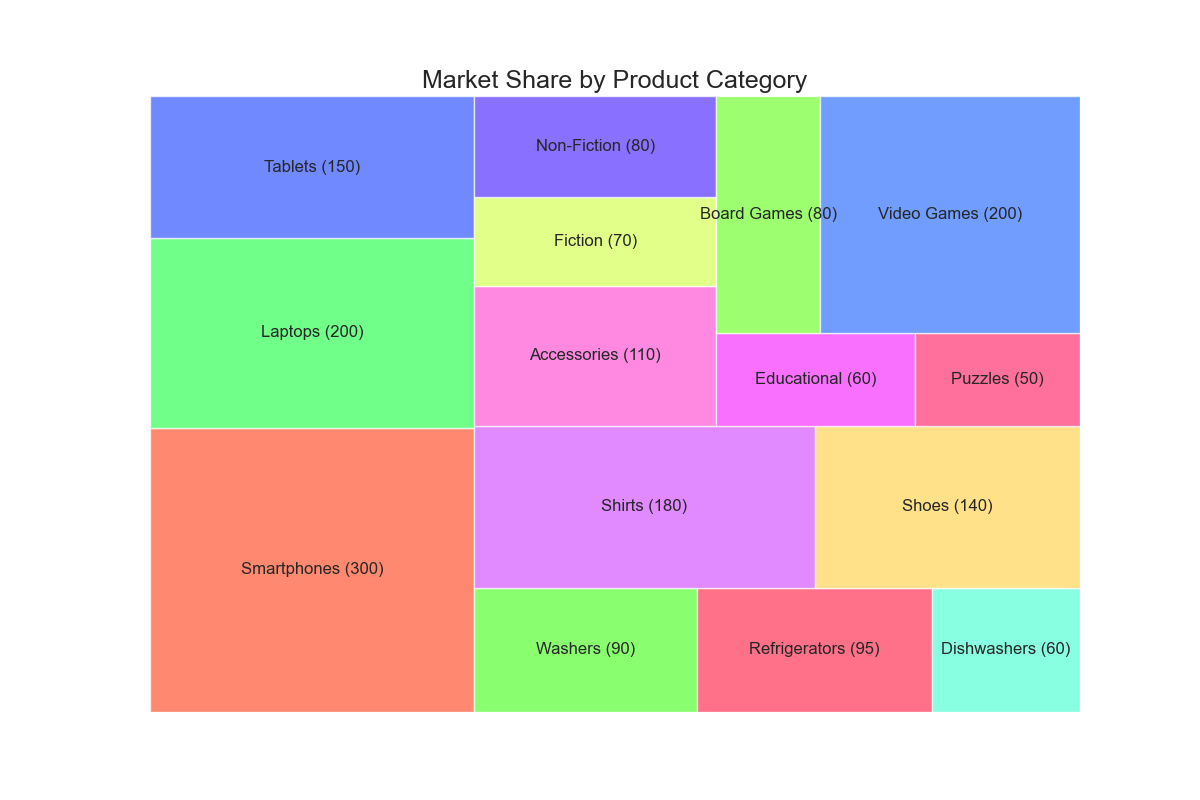

Python code for this plot:

import matplotlib.pyplot as plt
import pandas as pd
import squarify

# Seaborn for improved visuals
import seaborn as sns
sns.set(style="whitegrid")

# Read the data
data = '''
category,sub_category,value
Electronics,Smartphones,300
Electronics,Laptops,200
Electronics,Tablets,150
Home Appliances,Washers,90
Home Appliances,Refrigerators,95
Home Appliances,Dishwashers,60
Fashion,Shirts,180
Fashion,Shoes,140
Fashion,Accessories,110
Books,Fiction,70
Books,Non-Fiction,80
Books,Educational,60
Toys & Games,Puzzles,50
Toys & Games,Board Games,80
Toys & Games,Video Games,200
'''
# Simulate reading a CSV file
from io import StringIO
df = pd.read_csv(StringIO(data))

# Prepare data
sizes = df['value'].values.tolist()
label_texts = df['sub_category'].map(str) + " (" + df['value'].astype(str) + ")"

# Color list
colors = [
    '#FF5733', '#33FF57', '#3357FF', '#57FF33', '#FF3357',
    '#57FFD5', '#D557FF', '#FFD557', '#FF57D5', '#D5FF57',
    '#5733FF', '#F733FF', '#FF3374', '#74FF33', '#3374FF'
]

# Create a figure and a set of subplots
fig, ax = plt.subplots(1, figsize=(12, 8))

# Squarify: plot a treemap of the data
squarify.plot(sizes=sizes, label=label_texts, color=colors, alpha=.7, ax=ax)

# Remove the axes
plt.axis('off')

# Set the title of the plot
plt.title('Market Share by Product Category', fontsize=18)

# Show
plt.show()
